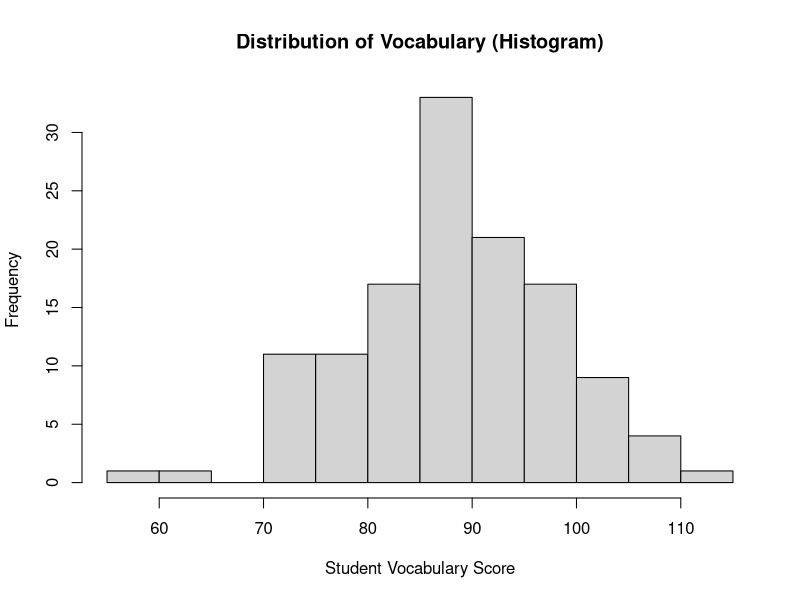
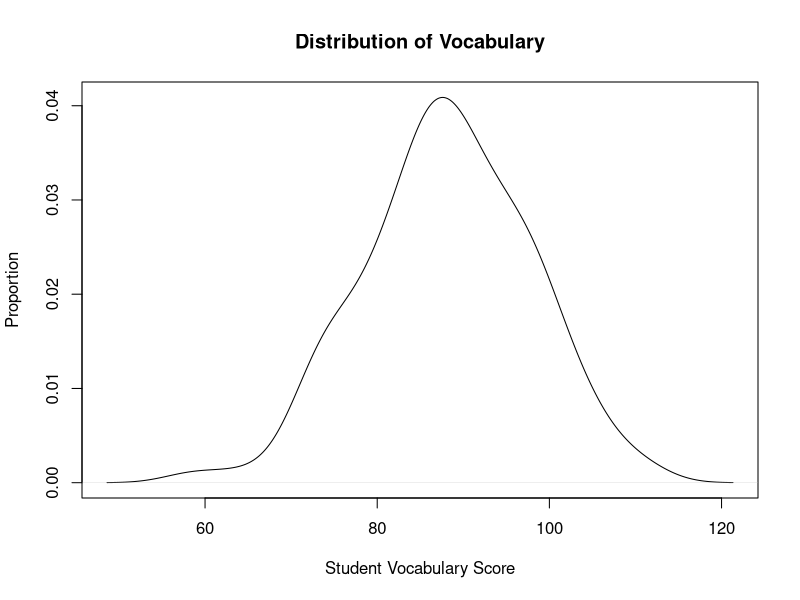
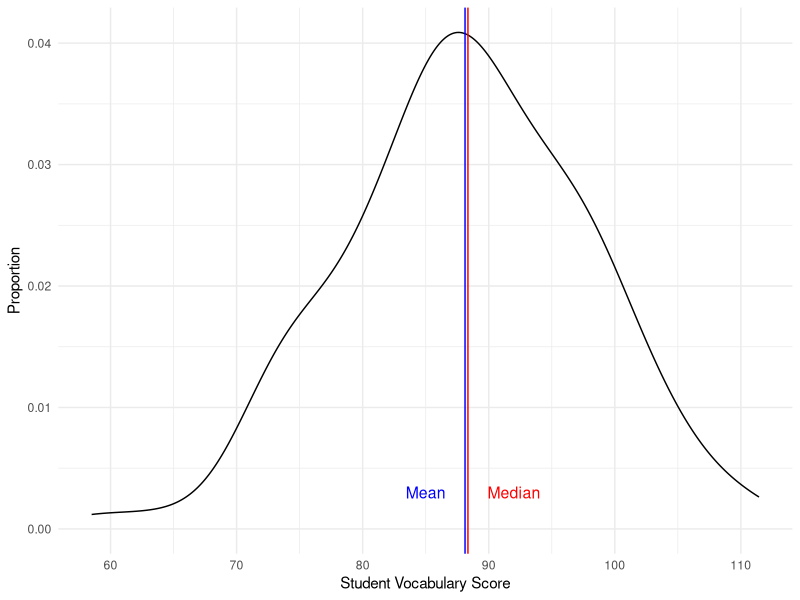
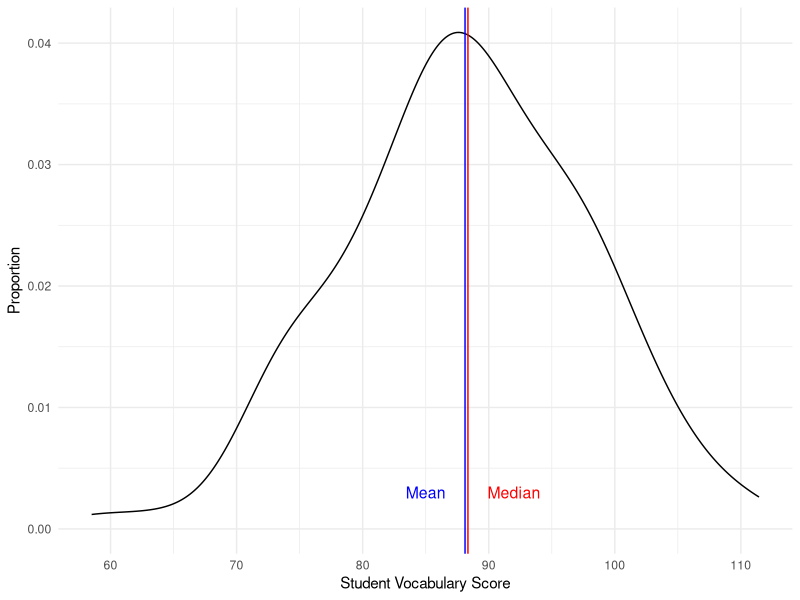

Recreate these plots in R, in order.
##########################################################################################
# EDUC 641 Assignment 3 Key 
## David Liebowitz, Claire Zhang, Havisha Khurana
### First created: 8/1/21
### Last update: 11/10/22
### Inputs: cont.csv
### Purpose: load in data, understand structure, conduct descriptive analysis
##########################################################################################

# Load necessary packages
library(tidyverse)
library(here)

####################################
#  1. Read in the data and convert

pd <- read.csv(here("data/cont.csv"))

# Inspect the data
head(pd)
str(pd)

# Convert tchid to factor (not strictly necessary)
pd$tchid <- as.factor(as.character(pd$tchid))

# Convert treat to factor
pd$treat <- factor(pd$treat,
                      levels = c(0, 1),
                      labels = c("Control", "Treatment"))


#######################################################
## 2. Descriptive statistics of the outcome variable

# 2.1. Mean/median of vocabulary

mean(pd$vocabulary, na.rm = T)

median(pd$vocabulary, na.rm = T)

# 2.2 Mean/median of coursework

mean(pd$coursework, na.rm = T)

median(pd$coursework, na.rm = T)

# 2.3 Distribution of vocabulary

#### A few ways to do this

# Base R histogram
hist(pd$vocabulary,
     xlab = "Student Vocabulary Score",
     ylab = "Frequency",
     main = "Distribution of Vocabulary (Histogram)")

# Base R density plot
plot(density(pd$vocabulary),
     xlab = "Student Vocabulary Score",
     ylab = "Proportion",
     main = "Distribution of Vocabulary")

# ggplot2 density plot
vocab <- ggplot(pd, aes(vocabulary)) + 
            xlab("Student Vocabulary Score") +
            ylab("Proportion") +
            geom_density() +
            theme_minimal()

## we can add to this last plot vertical lines at the mean/median

vocab + 
  geom_vline(xintercept = 88.12, color="blue") +
  geom_vline(xintercept = 88.35, color="red") +
  annotate('text', label = "Median", color = "red", x = 92, y = 0.003, size = 4) +
  annotate('text', label = "Mean", color = "blue", x = 85, y = 0.003, size = 4)

# Saving the last plot
ggsave("assignments/keys/vocabulary.png")

# 2.4. Range and IQR
IQR(pd$vocabulary)

range(pd$vocabulary)

quantile(pd$vocabulary)


# 2.5 Variance/SD

var(pd$vocabulary)

sd(pd$vocabulary)


##############################
### Transformations

# 3.1 Standardize coursework and vocabulary

# Coursework
pd$std_coursework <- 
      (pd$coursework - mean(pd$coursework)) / 
            sd(pd$coursework)
# Vocabulary
pd$std_vocabulary <- 
  (pd$vocabulary - mean(pd$vocabulary)) / 
     sd(pd$vocabulary)

# 3.2 Compare coursework and vocabulary
mean(subset(pd$std_coursework,
            pd$tchid=="1832"))
# -3.365239

mean(subset(pd$std_vocabulary,
            pd$tchid=="1832"))
# -1.435849

###################################################################
### Compare observed mean of vocabulary to population mean

# 4.2 t-test
t.test(pd$vocabulary, mu = 87, alternative = "two.sided")


